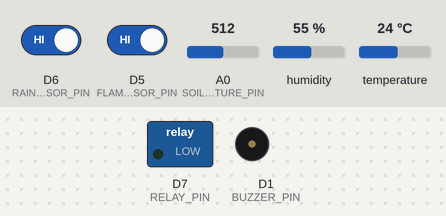
Recording of a sketch running on a simulated ESP8266 (NodeMCU). Parts: switched loads named in the sketch (green lamp = pin HIGH), buzzer (waves = sounding, pin HIGH). Inputs (shaded band) come from the test bench; at power-on: D5 (FLAME_SENSOR_PIN) HIGH, A0 (SOIL_MOISTURE_PIN) = 512, D6 (RAIN_SENSOR_PIN) HIGH, humidity 55 %, temperature 24 °C. WiFi joins after 1.5 s; servers stay silent unless stated; what the sketch prints to the serial monitor is not drawn.

Above: at 3.0 s.
3.1 s: D5 (FLAME_SENSOR_PIN) driven LOW
At 4.7 s:
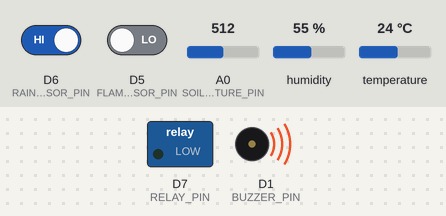
5.3 s: A0 (SOIL_MOISTURE_PIN) set to 785
7.0 s: A0 (SOIL_MOISTURE_PIN) set to 813
At 9.0 s:
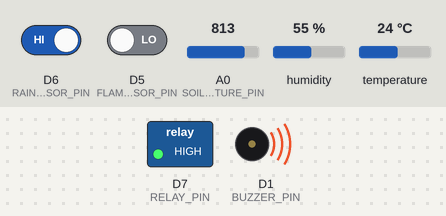
9.3 s: A0 (SOIL_MOISTURE_PIN) set to 790
At 10.4 s:
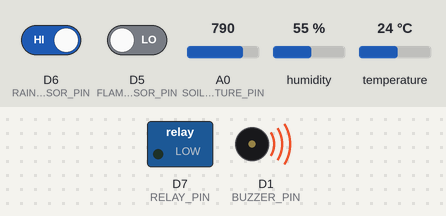
11.3 s: A0 (SOIL_MOISTURE_PIN) set to 810
At 12.9 s:
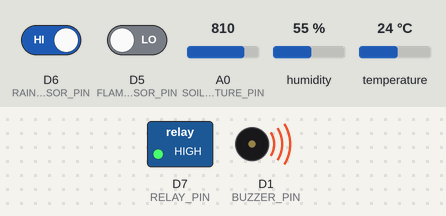
Timing chart, 0 to 14.3 s (numbered marks = the images above; inputs shaded):
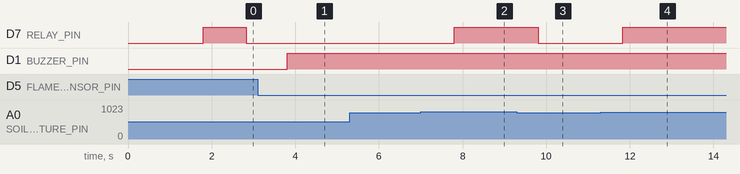

Measured:
- the behaviour switches between 799 and 800 on A0 (SOIL_MOISTURE_PIN) (found by bisection; images 1 and 2)
- after the input at 3.1 s, D1 (BUZZER_PIN): LOW → HIGH after 0.71 s
- after the input at 5.3 s, every drawn part: stays the same
- after the input at 7.0 s, D7 (RELAY_PIN): LOW → HIGH after 0.81 s
- after the input at 9.3 s, D7 (RELAY_PIN): HIGH → LOW after 0.50 s
- after the input at 11.3 s, D7 (RELAY_PIN): LOW → HIGH after 0.53 s

The sketch:

SMART.ino
```cpp
#define BLYNK_TEMPLATE_ID "TMPL3yvGdv-H4"
#define BLYNK_TEMPLATE_NAME "smart ir"
#define BLYNK_AUTH_TOKEN "foF-R_bu7qtP4-pCs0e14NqV5pfl4qpZ"

#include <ESP8266WiFi.h>
#include <BlynkSimpleEsp8266.h>
#include <DHT.h>

// WiFi credentials
char ssid[] = "lap";          // 🔹 Your WiFi name
char pass[] = "12345678";     // 🔹 Your WiFi password

// Pin definitions
#define DHTPIN D2
#define DHTTYPE DHT11
#define SOIL_MOISTURE_PIN A0
#define FLAME_SENSOR_PIN D5
#define RAIN_SENSOR_PIN D6
#define RELAY_PIN D7
#define BUZZER_PIN D1

DHT dht(DHTPIN, DHTTYPE);

bool manualControl = false;
bool pumpState = false;
bool fireNotified = false;

BlynkTimer timer;

// Blynk virtual pins:
// V0 - Soil moisture (0–1023)
// V1 - Temperature
// V2 - Humidity
// V3 - Rain status
// V5 - Manual pump control switch
// V6 - Pump status string

void controlPump(int soilRaw, int rain);

// 🔹 Manual control from Blynk
BLYNK_WRITE(V5) {
  manualControl = param.asInt();
}

// 🔹 Read sensors and send data to Blynk
void readSensors() {
  float humidity = dht.readHumidity();
  float temperature = dht.readTemperature();
  int soilRaw = analogRead(SOIL_MOISTURE_PIN); // 0 (wet) to 1023 (dry)
  int flame = digitalRead(FLAME_SENSOR_PIN);
  int rain = digitalRead(RAIN_SENSOR_PIN);     // LOW = rain detected

  // Send sensor data to Blynk
  Blynk.virtualWrite(V0, soilRaw);
  Blynk.virtualWrite(V1, temperature);
  Blynk.virtualWrite(V2, humidity);
  Blynk.virtualWrite(V3, (rain == LOW) ? "Rain Detected" : "No Rain");

  // 🔥 Fire detection
  if (flame == LOW) { // Active LOW
    digitalWrite(BUZZER_PIN, HIGH);
    if (!fireNotified) {
      Blynk.logEvent("fire_detected", "🔥 Fire Detected! Take immediate action!");
      fireNotified = true;
      Serial.println("🔥 Fire Alert Sent and Buzzer ON");
    }
  } else {
    digitalWrite(BUZZER_PIN, LOW);
    fireNotified = false;
  }

  // 💧 Pump control
  controlPump(soilRaw, rain);
}

// 🔹 Control pump logic
void controlPump(int soilRaw, int rain) {
  const int threshold = 800;  // Adjust as needed (1023 = very dry)

  // Rain override: Pump always OFF when raining
  if (rain == LOW) {
    pumpState = false;
    digitalWrite(RELAY_PIN, HIGH); // OFF (relay is active LOW)
    Blynk.virtualWrite(V6, "Pump OFF (Rain Detected)");
    return;
  }

  // Manual mode
  if (manualControl) {
    pumpState = true;
    digitalWrite(RELAY_PIN, LOW); // ON
    Blynk.virtualWrite(V6, "Pump ON (Manual)");
  }
  // Auto mode
  else {
    if (soilRaw < threshold) {
      pumpState = true;
      digitalWrite(RELAY_PIN, LOW); // ON
      Blynk.virtualWrite(V6, "Pump ON (Auto)");
    } else {
      pumpState = false;

      digitalWrite(RELAY_PIN, HIGH); // OFF
      Blynk.virtualWrite(V6, "Pump OFF");
    }
  }
}

void setup() {
  Serial.begin(115200);
  Blynk.begin(BLYNK_AUTH_TOKEN, ssid, pass);
  dht.begin();

  pinMode(FLAME_SENSOR_PIN, INPUT);
  pinMode(RAIN_SENSOR_PIN, INPUT);
  pinMode(RELAY_PIN, OUTPUT);
  pinMode(BUZZER_PIN, OUTPUT);

  digitalWrite(RELAY_PIN, HIGH); // Pump OFF
  digitalWrite(BUZZER_PIN, LOW); // Buzzer OFF

  timer.setInterval(1000L, readSensors); // Read every 1 second
}

void loop() {
  Blynk.run();
  timer.run();
}
```

test.c
```cpp
const int irSensorPin = 2;
const int ledPin = 13;
const int buzzerPin = 8;

void setup() {
  pinMode(irSensorPin, INPUT);
  pinMode(ledPin, OUTPUT);
  pinMode(buzzerPin, OUTPUT);
  Serial.begin(9600);
}

void loop() {
  int sensorValue = digitalRead(irSensorPin);
  if (sensorValue == HIGH) {
    digitalWrite(ledPin, HIGH);
    digitalWrite(buzzerPin, HIGH);
    Serial.println("Object detected!");
  } else {
    digitalWrite(ledPin, LOW);
    digitalWrite(buzzerPin, LOW);
    Serial.println("No object detected.");
  }
  delay(100);
}
```
